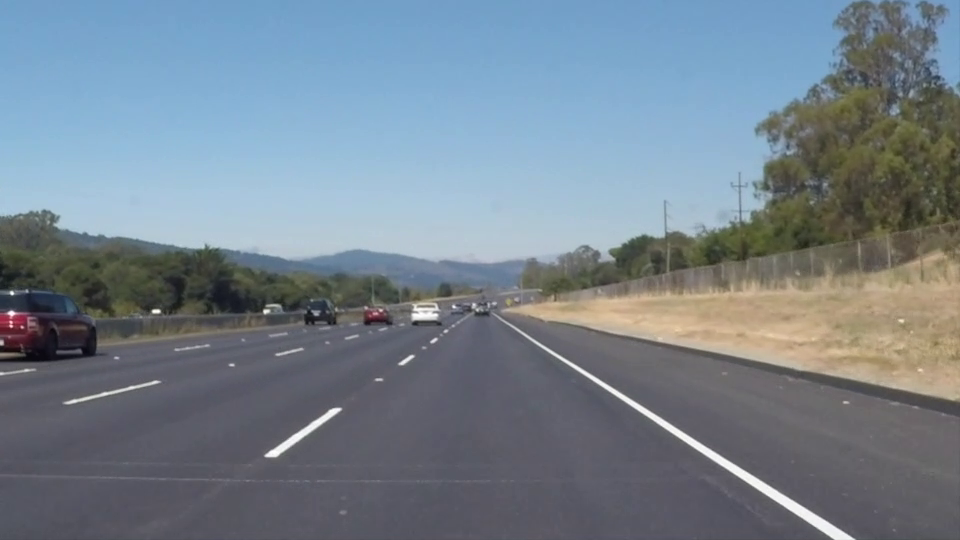
#> input picture frame 22 of Code/whiteline.mp4, 960 x 540 px, given in place of challenge.mp4, which was not available
$ python lane_predict.py   (older library calls are emulated)
#> lines starting #> are read from the running program, lines starting #| are printed output that depends on the picture; after the words box and inside, x2 and y2 are one past the last pixel; in counts of white or black regions, pixels touching at a corner belong together; pictures that were not available may be replaced by others from this repository, and a replacement may not be noted
#> further down, frame is the input picture: shape (540, 960, 3); mean B, G, R 141.9, 130.7, 117.7
### Code/lane_detection.py
import numpy as np
import cv2

class LaneLine():
    def hard_reset(self):
        self.ROC = 0.0
        self.base_line = 0.0
        self.no_fits = 5
        self.detected_lanes = False
        self.x_present = [[]]
        self.y_present = [[]]
        self.x_data = [[]]
        self.y_data = [[]]
        self.fit_present = np.array([0, 0, 0])
        self.fit_xy = np.array([0, 0, 0])


    def __init__(self):
        self.hard_reset()

def reset_lanes():
    leftside_lane.hard_reset()
    rightside_lane.hard_reset()


lane_width = 3.7
lane_len = 3.0
width_px = 675
len_px = 83

ypp = lane_len/len_px
xpp = lane_width/width_px

leftside_lane = LaneLine()
rightside_lane = LaneLine()

def undistortFrames(frames, K, D):

    image_output = cv2.undistort(frames, K, D, None, K)
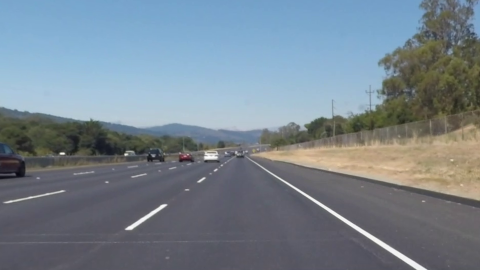
#> image_output: shape (540, 960, 3) (shown at 1/2 size); mean R, G, B 118.7, 131.4, 142.1
    return image_output

def applyCLAHE(frames):

    image_histogram = np.copy(frames)
    image_histogram = cv2.cvtColor(image_histogram, cv2.COLOR_RGB2LAB)
#> image_histogram: shape (540, 960, 3); mean of channels 0, 1, 2 137.4, 126.6, 121.2
    clahe = cv2.createCLAHE(clipLimit=1.0, tileGridSize=(1,1))
    image_histogram[:,:,0] = clahe.apply(image_histogram[:,:,0])
#> image_histogram: shape (540, 960, 3); mean of channels 0, 1, 2 135.7, 126.6, 121.2
    image_histogram = cv2.cvtColor(image_histogram, cv2.COLOR_LAB2RGB)
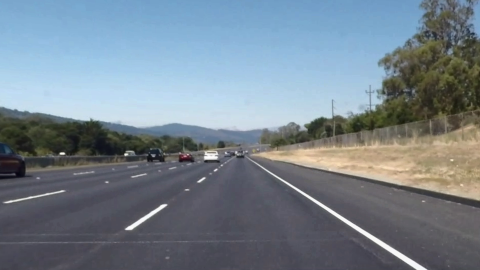
#> image_histogram: shape (540, 960, 3) (shown at 1/2 size); mean R, G, B 117.7, 130.6, 141.3

    return image_histogram

def applyWarpPerspective(frames, M):

    warped_image = cv2.warpPerspective(frames, M, (frames.shape[1], frames.shape[0]), flags=cv2.INTER_LINEAR)
    return warped_image

def applyPerspectiveTransform(frames):
    width = frames.shape[1]
    height = frames.shape[0]

    source = np.array([[150, height],
                [480, 480],
                [720, 480],
                [width, height]], np.float32)


    destination = np.array([[300, height],
                [300, 0],
                [980, 0],
                [980, height]], np.float32)

    H = cv2.getPerspectiveTransform(source, destination)
    H_inv = cv2.getPerspectiveTransform(destination, source)
    return H, H_inv


def colorBinaryAnalyser(frames):

    input_CBT = np.copy(frames)

    def color_select(frames, val, threshold=(0, 255)):
        channel = frames[:,:,val]
        output = np.zeros_like(channel)
        if threshold[0] == threshold[1]:
            output[(channel >= threshold[0]) & (channel <= threshold[1])] = 1
        else:
            output[(channel > threshold[0]) & (channel <= threshold[1])] = 1
        return output

    input_LAB = cv2.cvtColor(input_CBT, cv2.COLOR_RGB2LAB)

    yellow_L = color_select(input_LAB, 0, threshold=(130, 255))
    yellow_A = color_select(input_LAB, 1, threshold=(100, 150))
    yellow_B = color_select(input_LAB, 2, threshold=(145, 210))

    yellow_R = color_select(input_CBT, 0, threshold=(255, 255))
    yellow_G = color_select(input_CBT, 1, threshold=(180, 255))
    yellow_b = color_select(input_CBT, 2, threshold=(0, 170))
    binary_yellow = np.zeros_like(yellow_L)
    binary_yellow[((yellow_R == 1) & (yellow_G == 1) & (yellow_b == 1))|((yellow_L == 1) & (yellow_A == 1) & (yellow_B == 1))] = 1


    white_L = color_select(input_LAB, 0, threshold=(230, 255))
    white_A = color_select(input_LAB, 1, threshold=(120, 140))
    white_B = color_select(input_LAB, 2, threshold=(120, 140))

    white_R = color_select(input_CBT, 0, threshold=(100, 255))
    white_G = color_select(input_CBT, 1, threshold=(100, 255))
    white_b = color_select(input_CBT, 2, threshold=(200, 255))
    white = np.zeros_like(white_L)

    white[((white_R == 1) & (white_G == 1) & (white_b == 1)) | ((white_L == 1) & (white_A == 1) & (white_B == 1))] = 1

    binary_color = np.zeros_like(binary_yellow)
    binary_color[(binary_yellow == 1) | (white == 1)] = 1

    color_flt = binary_color.astype(np.float)
    color = cv2.blur(color_flt, (3, 3))
    color_blur = np.zeros_like(binary_color)
    color_blur[ (color_flt > 0.0) ] = 1

    return color_blur


def applySobelDenoise(frames, kernel=5, threshold=0.7):

    binary_float = frames.astype(np.float)
    binary_float = cv2.blur(binary_float, (kernel, kernel))
    binary_denoise = np.zeros_like(frames)
    binary_denoise[ (binary_float > threshold) ] = 1

    return binary_denoise

def applySobelThreshold(frames, kernel=3, threshold=(0, 255)):

    img_gray = cv2.cvtColor(frames, cv2.COLOR_RGB2GRAY)
    abs_sobel = np.absolute(cv2.Sobel(img_gray, cv2.CV_64F, 1, 0, ksize=kernel))
    scaled_sobel = np.uint8(255*abs_sobel/np.max(abs_sobel))
    output = np.zeros_like(scaled_sobel)
    output[(scaled_sobel >= threshold[0]) & (scaled_sobel <= threshold[1])] = 1


    return output

def calcSobelMagnitude(frames, kernel=3, threshold=(0, 255)):

    img_gray = cv2.cvtColor(frames, cv2.COLOR_RGB2GRAY)
    sobelx = cv2.Sobel(img_gray, cv2.CV_64F, 1, 0, ksize=kernel)
    sobely = cv2.Sobel(img_gray, cv2.CV_64F, 0, 1, ksize=kernel)
    gradmag = np.sqrt(sobelx**2 + sobely**2)

    scale_factor = np.max(gradmag)/255
    gradmag = (gradmag/scale_factor).astype(np.uint8)
    output = np.zeros_like(gradmag)
    output[(gradmag >= threshold[0]) & (gradmag <= threshold[1])] = 1

    return output

def calcSobelDirection(frames, kernel=3, threshold=(0, np.pi/2), debug=False):

    img_gray = cv2.cvtColor(frames, cv2.COLOR_RGB2GRAY)
    sobelx = cv2.Sobel(img_gray, cv2.CV_64F, 1, 0, ksize=kernel)
    sobely = cv2.Sobel(img_gray, cv2.CV_64F, 0, 1, ksize=kernel)
    absgraddir = np.arctan2(np.absolute(sobely), np.absolute(sobelx))
    output =  np.zeros_like(absgraddir, dtype=np.uint8)
    output[(absgraddir >= threshold[0]) & (absgraddir <= threshold[1])] = 1


    return output

def combineSobelMagDir(magnitude, direction):

    output = np.zeros_like(magnitude)
    output[(magnitude == 1) & (direction == 1)] = 1

    return output

def combineGradientThreshold(img_gradx, img_magdir):

    binary_gradient = np.zeros_like(img_gradx)
    binary_gradient[ (img_gradx == 1) | (img_magdir == 1) ] = 1

    return binary_gradient


def combineColorGT(binary_color, binary_gradient):

    if (leftside_lane.detected_lanes == True) and (rightside_lane.detected_lanes == True):
        binary_final = binary_color
    else:
        binary_final = cv2.bitwise_and(binary_color, binary_gradient)

    return binary_final


def lanePrediction(warped_image):

    x_left_lane = []
    y_left_lane = []
    x_right_lane = []
    y_right_lane = []
    win_no = 8
    min_px = 50
    histogram_peak = 2.2
    new_margin = 0.5
    new_lane_m = 0.2

    hist_peak_margin = np.int(histogram_peak / xpp)
    window_margin = np.int(new_margin / xpp)
    lane_margin = np.int(new_lane_m / xpp)


    output_image = np.dstack((warped_image, warped_image, warped_image))*255

    histogram = np.sum(warped_image[warped_image.shape[0]//4*3:,:], axis=0)
    if np.sum(histogram) == 0:

        histogram = np.sum(warped_image[warped_image.shape[0]//2:,:], axis=0)

    first_peak_x = np.argmax(histogram)
    look_right_x = min(first_peak_x + hist_peak_margin, warped_image.shape[1]-1)
    look_left_x = max(first_peak_x - hist_peak_margin, 1)
    right_of_first_peak = max(histogram[look_right_x:])
    left_of_first_peak = max(histogram[:look_left_x])
    if right_of_first_peak > left_of_first_peak:

        win_center_leftx_base = first_peak_x
        win_center_rightx_base = np.argmax(histogram[look_right_x:]) + look_right_x
    else:

        win_center_rightx_base = first_peak_x
        win_center_leftx_base = np.argmax(histogram[:look_left_x])


    win_height = np.int(warped_image.shape[0]/win_no)
    nonzero = warped_image.nonzero()
    nzy = np.array(nonzero[0])
    nzx = np.array(nonzero[1])


    momentumX_left = 0
    momentumX_right = 0
    centerX_present = win_center_leftx_base
    centerX_present_right = win_center_rightx_base


    pst_lane_width = centerX_present_right - centerX_present


    for window_i in range(win_no):
        win_center_leftx_prev = centerX_present
        win_center_rightx_prev = centerX_present_right


        wy_low = warped_image.shape[0] - (window_i+1)*win_height
        wy_high = warped_image.shape[0] - window_i*win_height
        wxl_low = centerX_present - window_margin
        wxl_high = centerX_present + window_margin
        wxr_low = centerX_present_right - window_margin
        wxr_high = centerX_present_right + window_margin


        cv2.rectangle(output_image, (wxl_low,wy_low), (wxl_high,wy_high), (255,0,0), 2)
        cv2.rectangle(output_image, (wxr_low,wy_low), (wxr_high,wy_high), (255,0,0), 2)


        required_left_idx = ((nzy >= wy_low) & (nzy < wy_high)
                        & (nzx >= wxl_low) & (nzx < wxl_high)).nonzero()[0]
        required_right_idx = ((nzy >= wy_low) & (nzy < wy_high)
                        & (nzx >= wxr_low) & (nzx < wxr_high)).nonzero()[0]
        total_left = len(required_left_idx)
        total_right = len(required_right_idx)


        if (total_left > min_px) and (total_right > min_px):

            centerX_present = np.int(np.mean(nzx[required_left_idx]))
            centerX_present_right = np.int(np.mean(nzx[required_right_idx]))
            pst_lane_width = centerX_present_right - centerX_present
        elif (total_left < min_px) and (total_right > min_px):

            centerX_present_right = np.int(np.mean(nzx[required_right_idx]))
            centerX_present = centerX_present_right - pst_lane_width
        elif (total_left > min_px) and (total_right < min_px):

            centerX_present = np.int(np.mean(nzx[required_left_idx]))
            centerX_present_right = centerX_present + pst_lane_width
        elif (total_left < min_px) and (total_right < min_px):

            centerX_present = win_center_leftx_prev + momentumX_left
            centerX_present_right = win_center_rightx_prev + momentumX_right

        momentumX_left = (centerX_present - win_center_leftx_prev)
        momentumX_right = (centerX_present_right - win_center_rightx_prev)

        wxl_low = centerX_present - lane_margin
        wxl_high = centerX_present + lane_margin
        wxr_low = centerX_present_right - lane_margin
        wxr_high = centerX_present_right + lane_margin
        cv2.rectangle(output_image, (wxl_low,wy_low), (wxl_high,wy_high), (255,0,255), 2)
        cv2.rectangle(output_image, (wxr_low,wy_low), (wxr_high,wy_high), (255,0,255), 2)
        required_left_idx = ((nzy >= wy_low) & (nzy < wy_high)
                        & (nzx >= wxl_low) & (nzx < wxl_high)).nonzero()[0]
        required_right_idx = ((nzy >= wy_low) & (nzy < wy_high)
                        & (nzx >= wxr_low) & (nzx < wxr_high)).nonzero()[0]

        x_left_lane.append(nzx[required_left_idx])
        y_left_lane.append(nzy[required_left_idx])
        x_right_lane.append(nzx[required_right_idx])
        y_right_lane.append(nzy[required_right_idx])

    leftside_lane.x_present = np.concatenate(x_left_lane)
    leftside_lane.y_present = np.concatenate(y_left_lane)
    rightside_lane.x_present = np.concatenate(x_right_lane)
    rightside_lane.y_present = np.concatenate(y_right_lane)

    if (len(leftside_lane.x_present) > 0) and (len(leftside_lane.x_present) == len(leftside_lane.y_present)):
        leftside_lane.fit_present = np.polyfit(leftside_lane.y_present, leftside_lane.x_present, 2)
    if (len(rightside_lane.x_present) > 0) and (len(rightside_lane.x_present) == len(rightside_lane.y_present)):
        rightside_lane.fit_present = np.polyfit(rightside_lane.y_present, rightside_lane.x_present, 2)


# [24 lines left out: function existingLanePredict, not called in this run]

def validLane(warped_image, debug=False):


    left_confirmed = True
    right_confirmed = True
    min_lane_width = 0
    max_lane_width = 0
    Dmin_px = 50
    Dmax_px = 70000
    Lwidth_min = 1.0
    Lwidth_max = 6.0
    left_fit = leftside_lane.fit_present
    right_fit = rightside_lane.fit_present
    left_x_num = len(leftside_lane.x_present)
    left_y_num = len(leftside_lane.y_present)
    right_x_num = len(rightside_lane.x_present)
    right_y_num = len(rightside_lane.y_present)
    lane_width_min_pix = np.int(Lwidth_min / xpp)
    lane_width_max_pix = np.int(Lwidth_max / xpp)

    evaluate_y = np.linspace(0, warped_image.shape[0]-1, warped_image.shape[0] )
    leftx_eval = left_fit[0]*evaluate_y**2 + left_fit[1]*evaluate_y + left_fit[2]
    rightx_eval = right_fit[0]*evaluate_y**2 + right_fit[1]*evaluate_y + right_fit[2]
    min_lane_width = min(rightx_eval - leftx_eval)
    max_lane_width = max(rightx_eval - leftx_eval)

    if min_lane_width < lane_width_min_pix:
        left_confirmed = False
        right_confirmed = False

    if max_lane_width > lane_width_max_pix:
        left_confirmed = False
        right_confirmed = False

    if ((left_x_num != left_y_num)
        or (left_x_num < Dmin_px)
        or (left_x_num > Dmax_px)):
        left_confirmed = False
        right_confirmed = False

    if ((right_x_num != right_y_num)
        or (right_x_num < Dmin_px)
        or (right_x_num > Dmax_px)):
        left_confirmed = False
        right_confirmed = False

    leftside_lane.detected_lanes = left_confirmed
    rightside_lane.detected_lanes = right_confirmed

def updateLanes():
    if leftside_lane.detected_lanes == True and rightside_lane.detected_lanes == True:
        while len(leftside_lane.x_data) >= leftside_lane.no_fits:
            leftside_lane.x_data.pop(0)
            leftside_lane.y_data.pop(0)
        while len(rightside_lane.x_data) >= rightside_lane.no_fits:
            rightside_lane.x_data.pop(0)
            rightside_lane.y_data.pop(0)

        leftside_lane.x_data.append(leftside_lane.x_present)
        leftside_lane.y_data.append(leftside_lane.y_present)
        rightside_lane.x_data.append(rightside_lane.x_present)
        rightside_lane.y_data.append(rightside_lane.y_present)

        x_left_lane = np.concatenate(leftside_lane.x_data)
        y_left_lane = np.concatenate(leftside_lane.y_data)
        x_right_lane = np.concatenate(rightside_lane.x_data)
        y_right_lane = np.concatenate(rightside_lane.y_data)

        leftside_lane.fit_xy = np.polyfit(y_left_lane, x_left_lane, 2)
        rightside_lane.fit_xy = np.polyfit(y_right_lane, x_right_lane, 2)

def laneColor(warped_image):
    left_fit = leftside_lane.fit_xy
    right_fit = rightside_lane.fit_xy
    left_x = leftside_lane.x_present
    left_y = leftside_lane.y_present
    right_x = rightside_lane.x_present
    right_y = rightside_lane.y_present

    plot_y = np.linspace(0, warped_image.shape[0]-1, warped_image.shape[0] )
    left_fitx = left_fit[0]*plot_y**2 + left_fit[1]*plot_y + left_fit[2]
    right_fitx = right_fit[0]*plot_y**2 + right_fit[1]*plot_y + right_fit[2]

    lane_dimensions = np.dstack((warped_image, warped_image, warped_image))*0

    points_left = np.array([np.transpose(np.vstack([left_fitx, plot_y]))])
    points_right = np.array([np.flipud(np.transpose(np.vstack([right_fitx, plot_y])))])
    points = np.hstack((points_left, points_right))

    if leftside_lane.detected_lanes == True and rightside_lane.detected_lanes == True:
        lane_color = (255,51,51)
    else:
        lane_color = (0, 50, 50)
    cv2.fillPoly(lane_dimensions, np.int_([points]), lane_color)
    lane_dimensions[left_y, left_x] = [0, 128, 0] #green
    lane_dimensions[right_y, right_x] = [255, 0, 0] #red


    return lane_dimensions

def calcROC(frames):
    leftx = np.concatenate(leftside_lane.x_data)
    lefty = np.concatenate(leftside_lane.y_data)
    rightx = np.concatenate(rightside_lane.x_data)
    righty = np.concatenate(rightside_lane.y_data)
    evaluate_y = frames.shape[0] # bottom y val

    if (len(leftx) > 0) and (len(rightx) > 0):
        curve_Lfit = np.polyfit(lefty*ypp, leftx*xpp, 2)
        curve_Rfit = np.polyfit(righty*ypp, rightx*xpp, 2)
        left_curve = (((1 + (2*curve_Lfit[0]*evaluate_y*ypp + curve_Lfit[1])**2)**1.5)
                          / np.absolute(2*curve_Lfit[0]))
        right_curve = (((1 + (2*curve_Rfit[0]*evaluate_y*ypp + curve_Rfit[1])**2)**1.5)
                          / np.absolute(2*curve_Rfit[0]))

        leftside_lane.ROC = left_curve
        rightside_lane.ROC = right_curve
        Lpoly = np.poly1d(curve_Lfit)
        Rpoly = np.poly1d(curve_Rfit)
        midx = np.int(frames.shape[1]/2)*xpp

        leftside_lane.base_line = midx - Lpoly(evaluate_y*ypp)
        rightside_lane.base_line = Rpoly(evaluate_y*ypp) - midx


def displayROC_offset(image_undist, lane_lanes, M_inv):
    def textOnImage(image, text, position):
        cv2.putText(image, text, position, fontFace=cv2.FONT_HERSHEY_SIMPLEX,
                    fontScale=1, color=(0,0,0), thickness=10)
        cv2.putText(image, text, position, fontFace=cv2.FONT_HERSHEY_SIMPLEX,
                    fontScale=1, color=(255,255,255), thickness=2)

    newwarp = cv2.warpPerspective(lane_lanes, M_inv, (lane_lanes.shape[1], lane_lanes.shape[0]))
    textOnImage_result = cv2.addWeighted(image_undist, 1, newwarp, 1, 0)
    left_curve = leftside_lane.ROC
    right_curve = rightside_lane.ROC
    lane_offset = rightside_lane.base_line - leftside_lane.base_line
    if lane_offset < 0:
        side = 'right'
    else:
        side = 'left'
    textOnImage(textOnImage_result, 'Radius of curvature: L={:.0f} m, R={:.0f} m'
                                  .format(left_curve, right_curve), (50,100))
    textOnImage(textOnImage_result, 'Vehicle is {:.2f} m {} of center'
                                  .format(abs(lane_offset), side), (50,150))


    return textOnImage_result

### Code/lane_predict.py
import cv2
import numpy as np
import lane_detection

def laneDetetctionAlgorithm(frame):
    K = [[1.15422732e+03, 0.00000000e+00, 6.71627794e+02],
         [0.00000000e+00, 1.14818221e+03, 3.86046312e+02],
         [0.00000000e+00, 0.00000000e+00, 1.00000000e+00]]
    K = np.array(K)
    D = [[-2.42565104e-01, -4.77893070e-02, -1.31388084e-03, -8.79107779e-05, 2.20573263e-02]]
    D = np.array(D)

    #Method to undistort the frames by calibrating the camera
    undistorted_frames = lane_detection.undistortFrames(frame, K, D)
    sample_dist = undistorted_frames.copy()
    cv2.imwrite("undistorted.jpg", sample_dist)
    #Method to create CLAHE and apply to each frame
    CLAHE_frames = lane_detection.applyCLAHE(undistorted_frames)
    #Method to Calculate a perspective transform from four pairs of the corresponding points
    # Homography and Inverse Homographhy
    H, H_inv = lane_detection.applyPerspectiveTransform(undistorted_frames)
#> H = [[-0.157, -1.53, 791.1], [0, -1.69, 810], [0, -0.0022, 1]]; H_inv = [[0.353, -0.807, 374.1], [0, -0.593, 480], [0, -0.0013, 1]]

    #Method to Apply a perspective transformation to an image.
    #The function warpPerspective transforms the source image using the specified matrix M
    warped_frames = lane_detection.applyWarpPerspective(undistorted_frames, H)
#> in applyWarpPerspective, `warped_image = cv2.warpPerspective(frames, M, (frames.shape[1], frames..`:
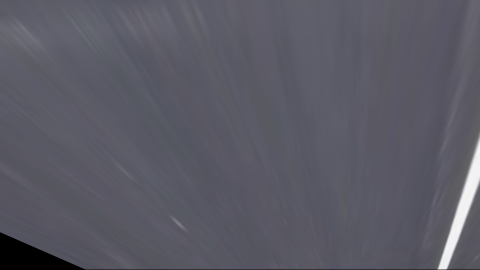
#> warped_image: shape (540, 960, 3) (shown at 1/2 size); mean R, G, B 90.4, 90, 100.6
    print_warp = warped_frames.copy()
    gray = cv2.cvtColor(print_warp, cv2.COLOR_BGR2GRAY)
    ret, thresh2 = cv2.threshold(gray, 120, 255, cv2.THRESH_BINARY)
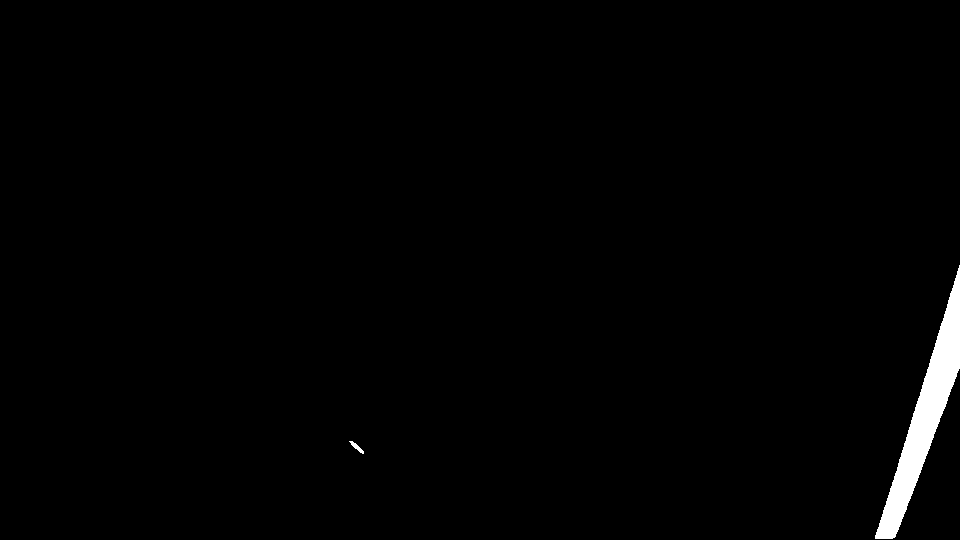
#> thresh2: shape (540, 960); 1.2% white; 2 white regions, box (x1, y1, x2, y2) and area: (875, 265, 960, 539) 6156, (349, 441, 364, 454) 64
    cv2.imwrite("warp.jpg", thresh2)
    # Method to extract binary yellow and white
    extract_colors = lane_detection.colorBinaryAnalyser(CLAHE_frames)
#> in color_select, `channel = frames[:,:,val]`:
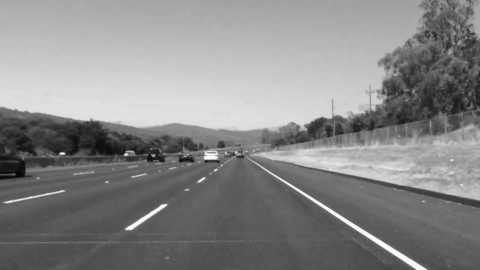
#> channel: shape (540, 960) (shown at 1/2 size); min 5, max 254, mean 135.7
#> in colorBinaryAnalyser, `yellow_L = color_select(input_LAB, 0, threshold=(130, 255))`:
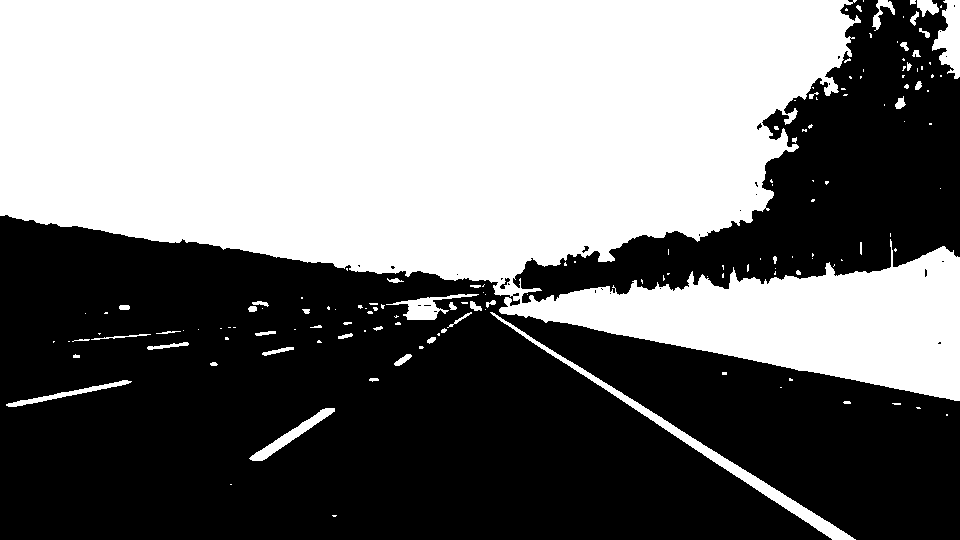
#> yellow_L: shape (540, 960); values 0 (black) and 1 (white), 47.2% white; 149 white regions (100 under 20 px), largest, box (x1, y1, x2, y2) and area: (0, 0, 960, 401) 234972, (490, 312, 856, 540) 3305, (932, 0, 960, 79) 1294
#> call 2 of color_select, with val = 1, threshold = (100, 150)
#> in color_select (call 2), `channel = frames[:,:,val]`:
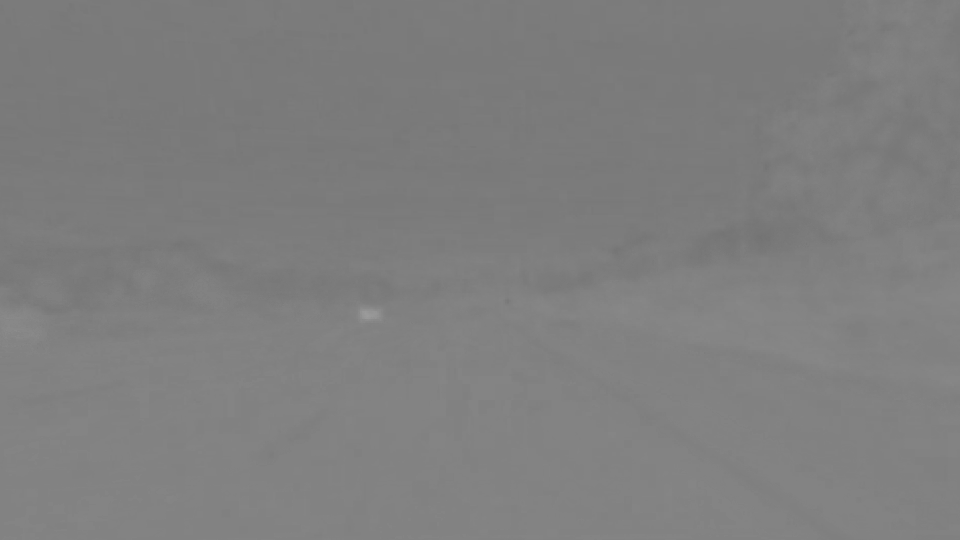
#> channel: shape (540, 960); min 115, max 156, mean 126.5
#> (the rest of the program and of its run is left out)
